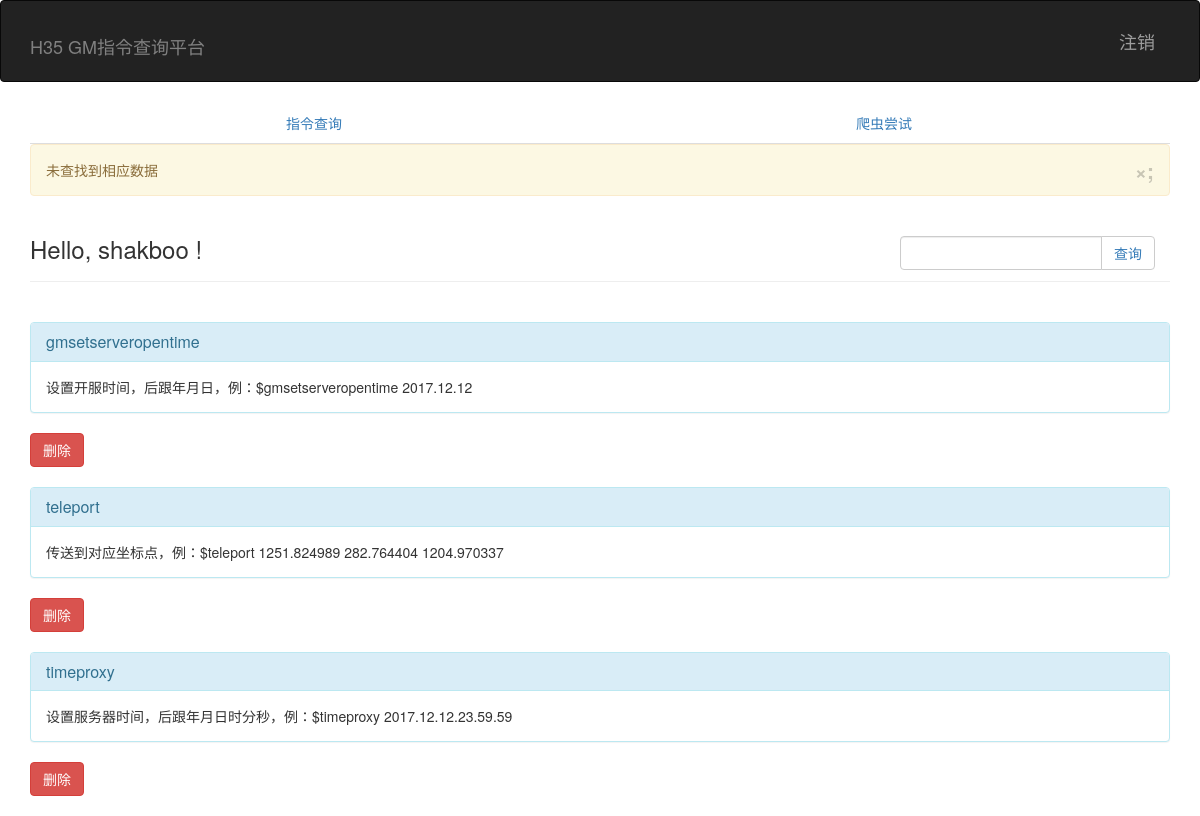
The page /auth/query (signed in) on the database its author committed.
### app/models.py (models this page shows, shortened)
class User(UserMixin, db.Model):
    __tablename__ = 'users'
    id = db.Column(db.Integer, primary_key = True)
    username = db.Column(db.String(64), unique=True, index=True)
    password_hash = db.Column(db.String(128))
    role_id = db.Column(db.Integer, db.ForeignKey('roles.id'))
    posts = db.relationship('Post', backref = 'author', lazy = 'dynamic')
    @property
    def password(self):
        raise AttributeError('password is not readable attribute')
    def is_shakboo(self):
        if self.username == "shakboo":
            return True
        return False
    def is_login(self):
        return True

class Post_filter(db.Model):
    __tablename__ = 'posts_filter'
    gm_filter = db.Column(db.String(128), primary_key = True)
    info_filter = db.Column(db.Text)

### app/auth/views.py (the view, shortened to what this page needs)
@auth.route('/query', methods=['GET','POST'])
def query():
    try:
        if current_user.is_login():
            pass
    except:
        return redirect(url_for('auth.login'))
    p_f = None
    posts_filter = Post_filter.query.order_by('gm_filter')
    if p_f:
        flash("查询成功")
    else:
        flash("未查找到相应数据")
    return render_template('auth/query.html',form=request.form, posts_filter=posts_filter)

### app/models.py (called while the page is built)
@login_manager.user_loader
def load_user(user_id):
    return User.query.get(int(user_id))

### app/templates/auth/query.html (shortened to what this page needs)
{% extends "base.html" %}
{% block page_content %}
<div class="page-header">
        <div class="col-lg-3 pull-right col-sm-5 col-md-4 col-xs-6">
                <form class="input-group" method="post" action="{{ url_for('auth.query') }}">
                    <input type="text" class="form-control" id="user-input" name="userInput">
                    <span class="input-group-btn">
                        <button class="btn btn-default btn-query" type="submit"><a style="text-decoration:none"> 查询</a></button>
                    </span>
                </form>
        </div>
    <h3>Hello,
        {% if current_user.is_authenticated %}
        {{ current_user.username }}
        {% else %}
        Stranger
        {% endif %}!
    </h3>
</div>
<br>
<div class="posts">
    {% for post in posts_filter %}
    <form class="post" method="post" action="{{ url_for('main.index') }}">
        <div class="panel panel-info">
            <div class="panel-heading">
                <h3 class="panel-title gm-exist">{{ post.gm_filter }}</h3>
            </div>
            <div class="panel-body info-exist">{{ post.info_filter }}</div>
        </div>
        {% if current_user.is_shakboo() %}
            <button class="btn btn-danger btn-query" type="submit" name="delete"><a style="text-decoration:none"><font style="color:white"> 删除</font></a></button>
        {% endif %}
    </form>
        {% if current_user.is_shakboo() %}
            <br>
        {% endif %}
    {% endfor %}
</div>
{% endblock %}

### rows shown on the page
User: username "shakboo"
Post_filter: gm_filter "gmsetserveropentime", info_filter "设置开服时间，后跟年月日，例：$gmsetserveropentime 2017.12.12"
Post_filter: gm_filter "teleport", info_filter "传送到对应坐标点，例：$teleport 1251.824989 282.764404 1204.970337"
Post_filter: gm_filter "timeproxy", info_filter "设置服务器时间，后跟年月日时分秒，例：$timeproxy 2017.12.12.23.59.59"

### other values the page prints
{{ message }} "未查找到相应数据"
